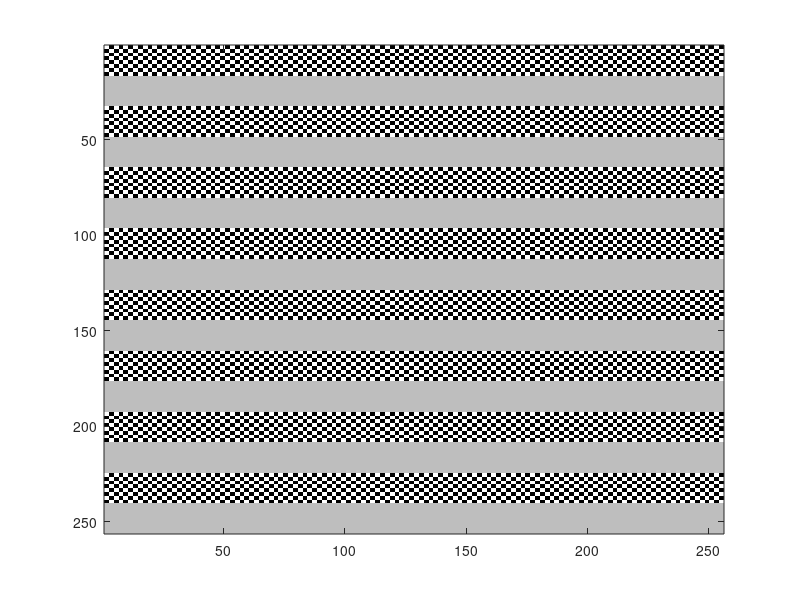

Here is the MATLAB script that generated this plot: (Note: this script raises an error after producing the figure.)
x=191;
%Checker board fundamental unit
c=[255, 255, 0,0 ; 255, 255, 0, 0; 0,0,255,255; 0,0,255,255];
%figure, imagesc(c); colormap(gray);

%16x256
check=repmat(c, 4, 64);
%figure, imagesc(check); colormap(gray);


col=x;
graystripe=zeros(16,256);
%clear cat
for i=1 : 16
for j=1 : 256
graystripe(i,j)=col;
end
end
%figure, imagesc(graystripe); colormap(gray);

%concatnate gray strip and checker board
A=check;
B=graystripe;
f=cat(1, A, B);
%figure, imagesc(f); colormap(gray);


final = repmat(f, 8, 1);
figure, imagesc(final); colormap(gray);




linear = imread('linear.tif');
figure, imagesc(linear); colormap(gray);
[rows, cols]=size(linear);
z=zeros(rows, cols);
for w=1:rows
    for q=1:cols
     
        m=double(linear(w,q));
        z(w,q)=255.* (m/255).^(1/2.4);
    end
end
figure, imagesc(z); colormap(gray);